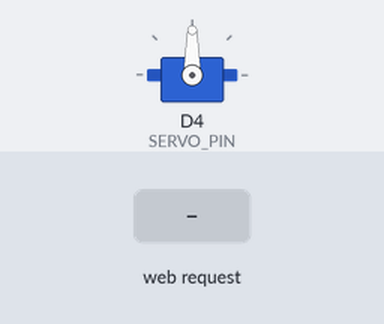
Simulated run of this program. Board: ESP8266 (NodeMCU). Parts: servo. Inputs (shaded band) come from the test bench. WiFi joins after 1.5 s; servers stay silent unless stated; what the program prints to the serial monitor is not drawn.

Above: at 2.7 s.
2.8 s: HTTP request GET /feed received
At 5.3 s:
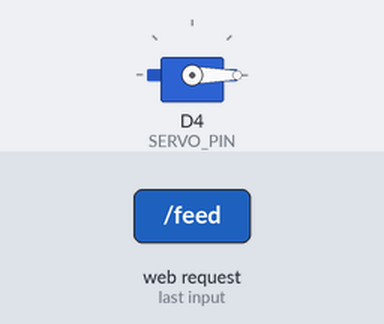
Timing chart, 0 to 6.8 s (numbered marks = the images above; inputs shaded):
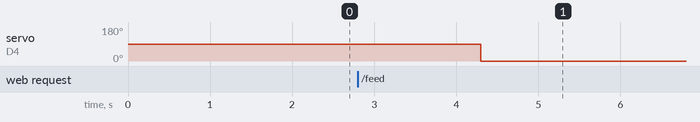

Measured:
- after the input at 2.8 s, servo on D4 (SERVO_PIN): 90° → 0° after 1.5 s

The program:

main.cpp
```cpp
#include <ESP8266WiFi.h>
#include <ESP8266WebServer.h>
#include <Servo.h>

const char* ssid = "YOUR_WIFI";
const char* password = "YOUR_PASS";

ESP8266WebServer server(80);
Servo feeder;

#define SERVO_PIN D4

// CORS support (IMPORTANT)
void sendOK() {
  server.sendHeader("Access-Control-Allow-Origin", "*");
  server.send(200, "text/plain", "OK");
}

void handleFeed() {
  sendOK();
  feeder.write(90);
  delay(1500);
  feeder.write(0);
}

void setup() {
  Serial.begin(115200);
  feeder.attach(SERVO_PIN);

  WiFi.begin(ssid, password);
  while (WiFi.status() != WL_CONNECTED) {
    delay(500);
    Serial.print(".");
  }

  Serial.println("\nESP8266 IP:");
  Serial.println(WiFi.localIP());

  server.on("/feed", handleFeed);
  server.begin();
}

void loop() {
  server.handleClient();
}
```
